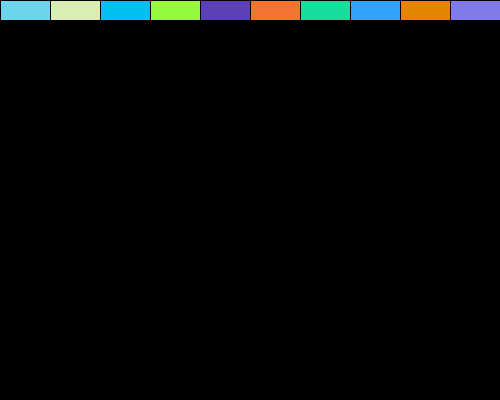
Frame 1 (no input)
Frame 60 (the mouse pressed at the canvas centre just before this capture): identical to frame 1, image omitted
Frame 120 (the mouse held since frame 60 and released just before this capture): identical to frame 1, image omitted

The Processing sketch that drew this single still picture (run headless with seeded random() and noise(); from frame 60 on, the mouse is pressed at the canvas centre):

// Processing sketch: class_bricks
// ── class_bricks.pde
final int BRICK_WIDTH = 50;
final int BRICK_HEIGHT = 20;
final int BRICK_NCOLS = 10;

boolean [] bricks = new boolean[BRICK_NCOLS];
int [] brickColorR = new int[BRICK_NCOLS];
int [] brickColorG = new int[BRICK_NCOLS];
int [] brickColorB = new int[BRICK_NCOLS];

void setup()
{
  // window size
  size(500, 400);
  
  // create bricks
  for ( int i = 0; i < BRICK_NCOLS; i++)
  {
    bricks[i] = true;
    brickColorR[i] = (int)(255 * Math.random());
    brickColorG[i] = (int)(255 * Math.random());
    brickColorB[i] = (int)(255 * Math.random());
  }
}

void draw()
{
  // wipe out
  background(0);
  
  // break bricks
  if(mousePressed && mouseButton == LEFT)
  {
    final int BRICK_INDEX = mouseX/BRICK_WIDTH;
    bricks[BRICK_INDEX] = false;
  }
  
  
  //draw bricks
  fill(0, 255, 0);
  for(int i = 0; i < BRICK_NCOLS; i++) // need array
  {
    // if the brick exists
    if (!bricks[i]) continue;
    
    // pick a color
    fill(brickColorR[i], brickColorG[i], brickColorB[i]);
    // draw a brick
      rect(i*BRICK_WIDTH, 0,
           BRICK_WIDTH, BRICK_HEIGHT);
  }
}
